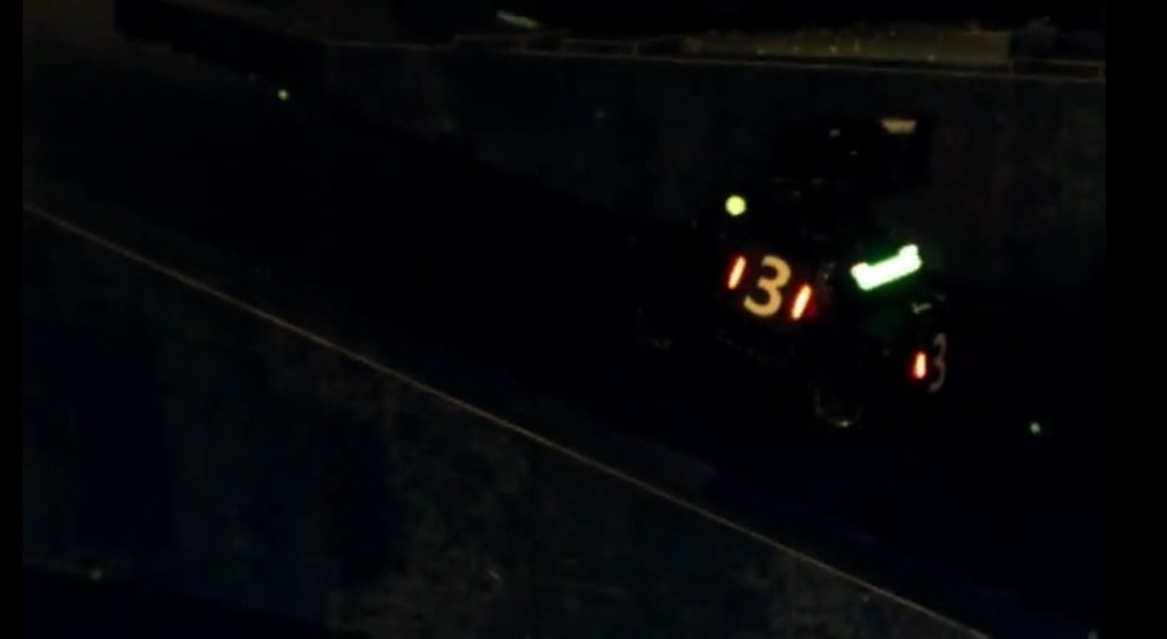
#> input picture Panel_Detection/PanelDectection/issue_red_001.jpg, 3499 x 1917 px (shown at 1/3 size)
$ python main.py
#> lines starting #> are read from the running program, lines starting #| are printed output that depends on the picture; after the words box and inside, x2 and y2 are one past the last pixel; in counts of white or black regions, pixels touching at a corner belong together
import re
import pytesseract
import numpy as np
import cv2

pytesseract.pytesseract.tesseract_cmd = r"C:\Program Files\Tesseract-OCR\tesseract.exe"

def show(ref):
    cv2.imshow('image', ref)
    cv2.waitKey(0)
    cv2.destroyAllWindows()

def get_points(contours):
    pts = np.asarray(contours, dtype = np.float32).reshape(4, 2)
    s = pts.sum(axis = 1)
    d = pts[:, 1] - pts[:, 0]

    tl = pts[np.argmin(s)]
    br = pts[np.argmax(s)]
    tr = pts[np.argmin(d)]
    bl = pts[np.argmax(d)]

    return np.array([tl, tr, br, bl], dtype = np.float32)

def resize(quad):
    tl, tr, br, bl = quad
    W = int(round(max(np.linalg.norm(br - bl), np.linalg.norm(tr - tl))))
    H = int(round(max(np.linalg.norm(tr - br), np.linalg.norm(tl - bl))))
    W = max(W, 1); H = max(H, 1)
    return W, H

def get_mask(img, team = 'blue'):
    gray = cv2.cvtColor(img, cv2.COLOR_BGR2GRAY)
    gray = cv2.threshold(gray, 220, 255, cv2.THRESH_BINARY)[1]
    return gray

def extend_min_area_rect(rect, extra_ratio=0.5):
    (cx, cy), (w, h), ang = rect

    if w >= h:
        w_new = w * (1 + 2 * extra_ratio)
        h_new = h
    else:
        w_new = w
        h_new = h * (1 + 2 * extra_ratio)

    rect_ext = ((cx, cy), (w_new, h_new), ang)
    box_ext = cv2.boxPoints(rect_ext).astype(np.float32)
    return rect_ext, box_ext

def tesseract_digit(roi_bgr):
    import re, pytesseract

    if roi_bgr is None or roi_bgr.size == 0:
        return None, -1.0, "empty_roi", roi_bgr
    h0, w0 = roi_bgr.shape[:2]
    if h0 < 3 or w0 < 3:
        return None, -1.0, "roi_too_small", roi_bgr

    g = cv2.cvtColor(roi_bgr, cv2.COLOR_BGR2GRAY)

    target_h = 160.0
    scale = target_h / float(h0)
    g = cv2.resize(g, None, fx=scale, fy=scale, interpolation=cv2.INTER_CUBIC)

    g = cv2.medianBlur(g, 3)

    adp = cv2.adaptiveThreshold(g,255,cv2.ADAPTIVE_THRESH_MEAN_C,cv2.THRESH_BINARY,21,10)
    adpi = cv2.bitwise_not(adp)
    cands = [("gray", g), ("gray_inv", cv2.bitwise_not(g)), ("adp", adp), ("adp_inv", adpi)]

    cfg = ("--oem 1 --psm 10 -l eng "
           "-c tessedit_char_whitelist=0123456789 "
           "-c load_system_dawg=0 -c load_freq_dawg=0 "
           "-c user_defined_dpi=300")

    best = (None, -1.0, "none", g)
    for name, img in cands:
        try:
            data = pytesseract.image_to_data(img, config=cfg, output_type=pytesseract.Output.DICT)
            for t, c in zip(data["text"], data["conf"]):
                t = (t or "").strip()
                try: c = float(c)
                except: c = -1.0
                if t.isdigit() and c > best[1]:
                    best = (t[0], c, name, img)
        except Exception:
            pass
        if best[0] is None:
            s = pytesseract.image_to_string(img, config=cfg).strip()
            m = re.findall(r"\d", s)
            if m:
                best = (m[0], max(best[1], 30.0), name, img)
    return best

# [6 lines of commented-out code are left out]

best = {
    "conf": -1.0,
    "digit": None,
    "Hinv": None,
    "rect_patch_full": None,
    "ij": None
}

img = cv2.imread("issue_red_001.jpg")
#> img is the input picture: shape (1917, 3499, 3); mean B, G, R 8.7, 6.4, 5.4
last = img.copy()

mask = get_mask(img, team = 'blue')
#> in get_mask, `gray = cv2.threshold(gray, 220, 255, cv2.THRESH_BINARY)[1]`:
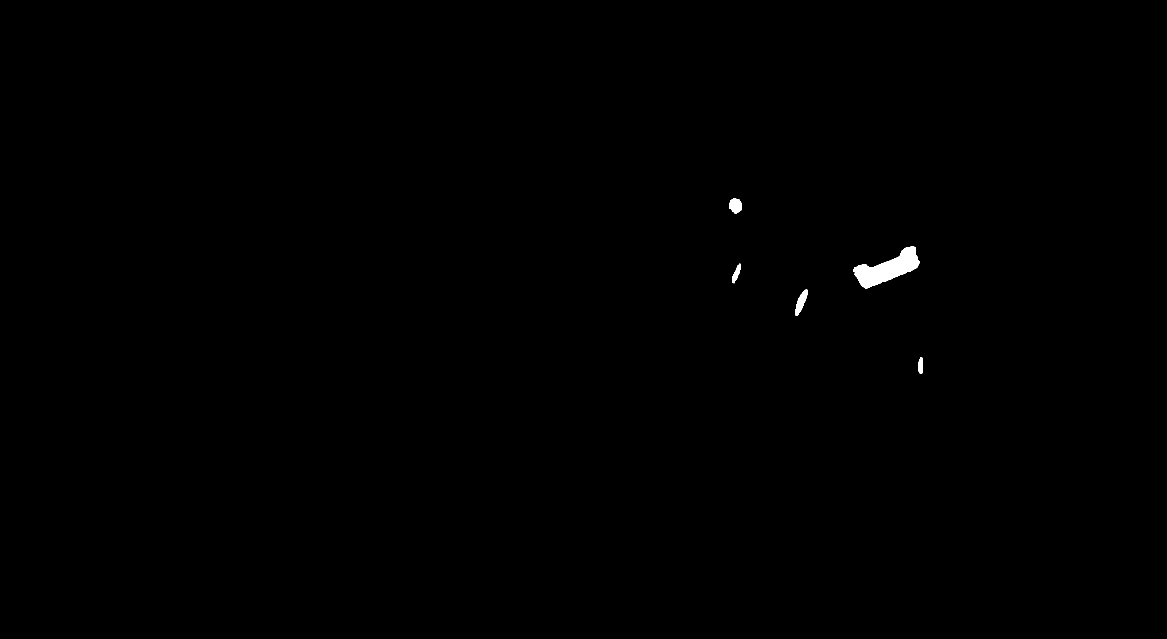
#> gray: shape (1917, 3499) (shown at 1/3 size); 0.23% white; 5 white regions
c, h = cv2.findContours(mask, cv2.RETR_EXTERNAL, cv2.CHAIN_APPROX_SIMPLE)
#> c = 5 contours; box (x1, y1, x2, y2) and area: (2559, 739, 2758, 865) 11164, (2385, 869, 2423, 946) 1287, (2187, 596, 2226, 641) 1230, (2196, 791, 2223, 850) 632, (2755, 1072, 2769, 1121) 510; h = [[1, -1, -1, -1], [2, 0, -1, -1], [3, 1, -1, -1], [4, 2, -1, -1], [-1, 3, -1, -1]]
res = cv2.drawContours(img, c, -1, (0, 0, 255), 2)
c = sorted(c, key = lambda elt: cv2.boundingRect(elt)[0])

for (i, a) in enumerate(c):
    if cv2.contourArea(a) < 100:
        continue

    for(j, b) in enumerate(c):
        if cv2.contourArea(b) < 100 or j <= i:
            continue

        rectA = cv2.minAreaRect(a)
        rectB = cv2.minAreaRect(b)
        boxA = cv2.boxPoints(rectA).astype(np.float32)
        boxB = cv2.boxPoints(rectB).astype(np.float32)

        _, boxA_ext = extend_min_area_rect(rectA, extra_ratio = 0.5)
        _, boxB_ext = extend_min_area_rect(rectB, extra_ratio = 0.5)

        pts_all = np.vstack([boxA_ext, boxB_ext]).astype(np.float32)
        hull = cv2.convexHull(pts_all.reshape(-1, 1, 2))
        peri = cv2.arcLength(hull, True)
        approx = cv2.approxPolyDP(hull, 0.02 * peri, True)

        if len(approx) != 4:
            continue

        src_quad = approx.reshape(4, 2).astype(np.float32)
        quad = get_points(src_quad)

        Wp, Hp = resize(quad)
        mat = np.array([[0, 0], [Wp - 1, 0], [Wp - 1, Hp - 1], [0, Hp - 1]], np.float32)

        dmat = cv2.getPerspectiveTransform(quad, mat)

        try:
            inv = np.linalg.inv(dmat)
        except (ValueError, KeyError) as e:
            continue

        A = cv2.perspectiveTransform(boxA.reshape(-1, 1, 2), dmat).reshape(-1, 2)
        B = cv2.perspectiveTransform(boxB.reshape(-1, 1, 2), dmat).reshape(-1, 2)

        patch = cv2.warpPerspective(img, dmat, (int(Wp), int(Hp)), flags = cv2.INTER_CUBIC, borderMode = cv2.BORDER_REPLICATE)

        A_r = cv2.perspectiveTransform(boxA.reshape(-1, 1, 2), dmat).reshape(-1, 2)
        B_r = cv2.perspectiveTransform(boxB.reshape(-1, 1, 2), dmat).reshape(-1, 2)

        vis = patch.copy()
        xA, yA, wA, hA = cv2.boundingRect(np.intp(A))
        xB, yB, wB, hB = cv2.boundingRect(np.intp(B))

        # cv2.polylines(vis, [np.int32(A_r)], True, (0, 255, 0), 2)
        # cv2.polylines(vis, [np.int32(B_r)], True, (0, 255, 0), 2)
        # show(vis)

        H, W = patch.shape[:2]

        if xA <= xB:
            L = (xA, yA, wA, hA)
            R = (xB, yB, wB, hB)
        else:
            L = (xB, yB, wB, hB)
            R = (xA, yA, wA, hA)

        pad_x = max(2, int(0.000001 * W))
        x1 = max(0, L[0] + L[2] - pad_x)
        x2 = min(W, R[0] + pad_x)
        y1, y2 = 0, H

        dx1, dx2, dy1, dy2 = x1, x2, y1, y2

        min_w = max(12, int(0.03 * W))
        keep_ratio = 0.60

        w = x2 - x1
        if w < min_w:
            continue

        cx = (x1 + x2) // 2
        w_keep = max(min_w, int(w * keep_ratio))
        x1 = int(max(0, cx - w_keep // 2))
        x2 = int(min(W, x1 + w_keep))

        if x2 > x1:
            cv2.rectangle(vis, (x1, y1), (x2, y2), (0, 0, 255), 2)
            digit_roi = patch[y1 : y2, x1 : x2].copy()
#> (the run stopped early here; a loop or call above may not have finished)
